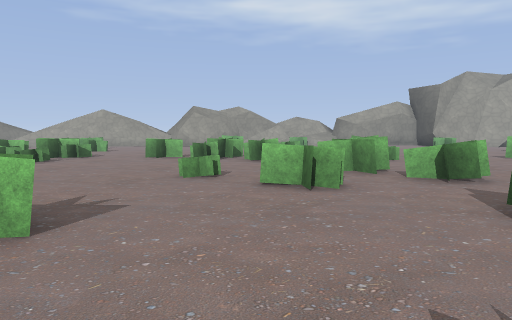
[1] (above)

24 first-person views from a walk through a 3-D level made in the Godot game engine. The camera is 1.4 m above the floor, tilts 4° down and sees 70° across. The floor is counted in squares, 2 m on a side. Each view is taken from the middle of a square. On the plan, view 1 faces up. The plan holds only what a view shows up to about 11 squares ahead; the rest is blank. The place goes on beyond the plan. Characters and animated objects are not drawn. Some surface patterns are stand-ins.

[2]
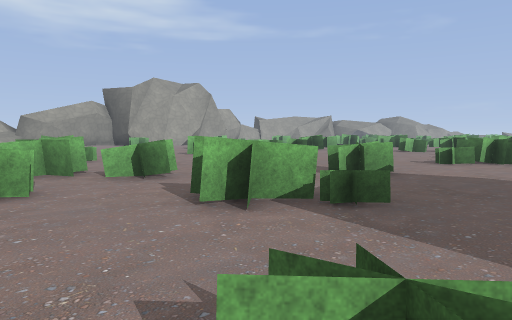

[3]
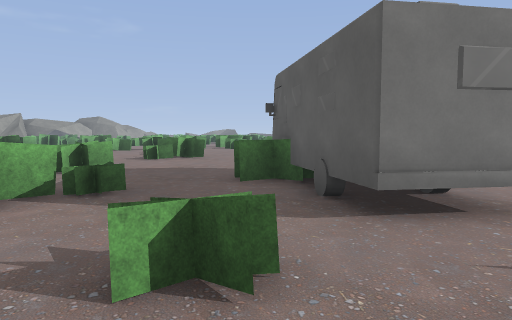

[4]
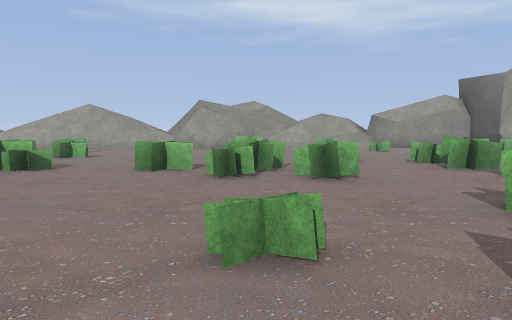

[5]
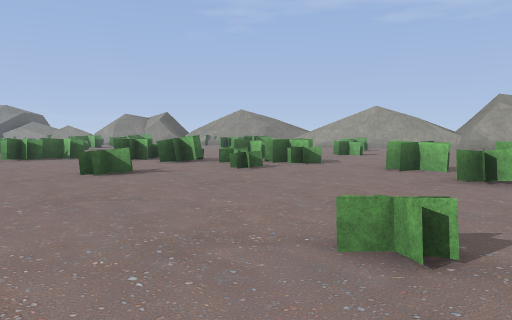

[6]
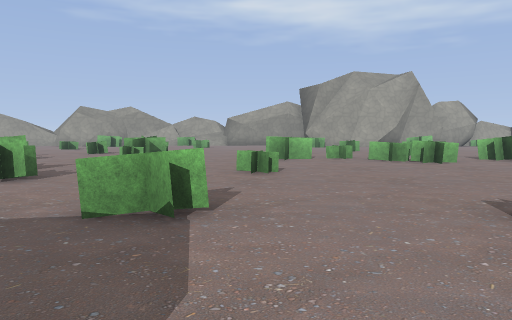

[7]
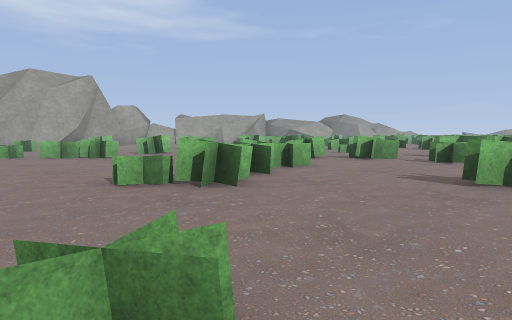

[8]
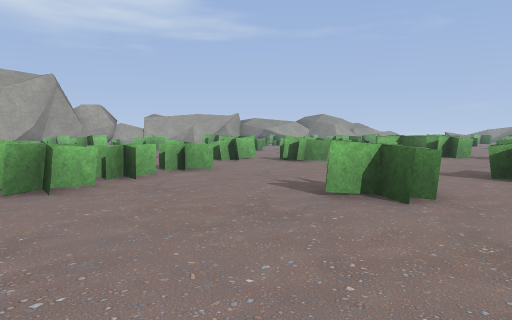

[9]
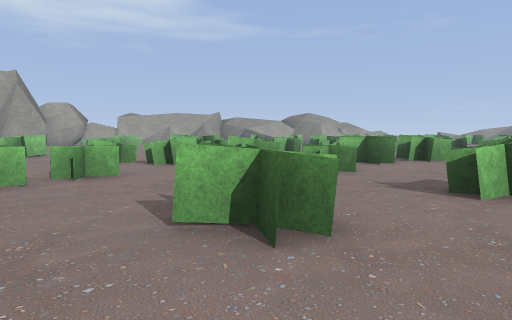

[10]
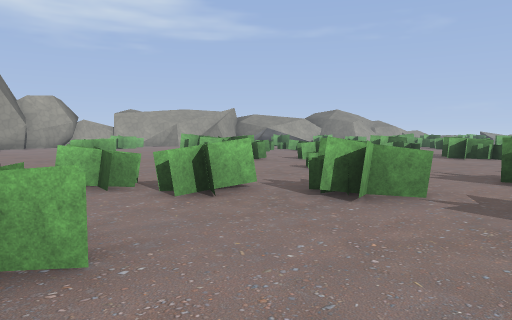

[11]
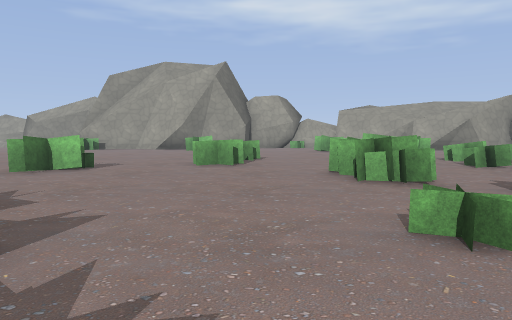

[12]
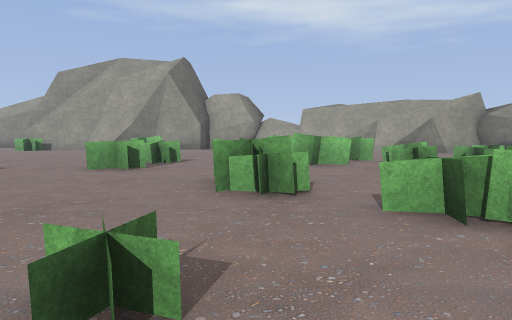

[13]
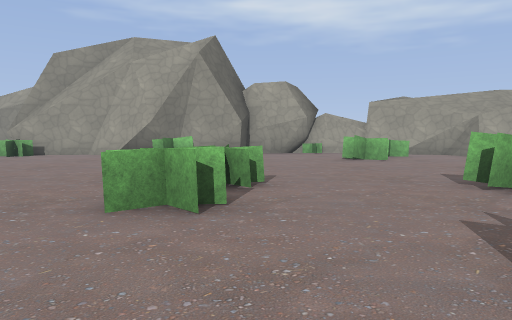

[14]
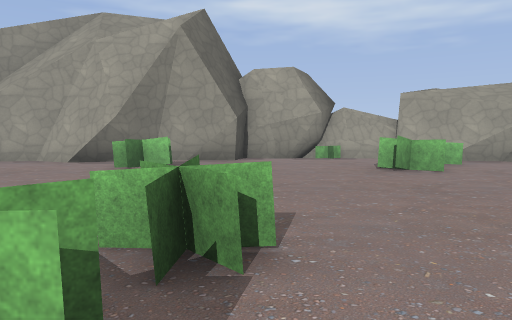

[15]
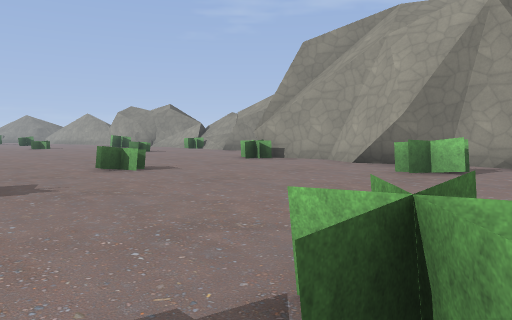

[16]
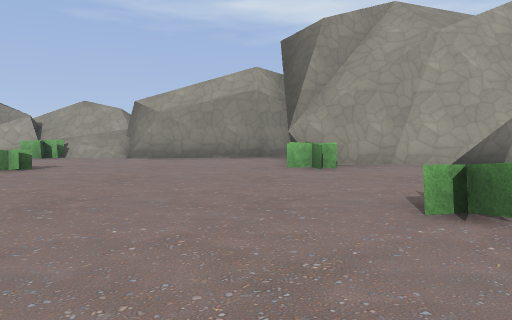

[17]
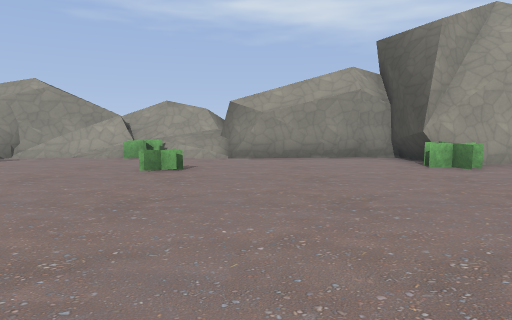

[18]
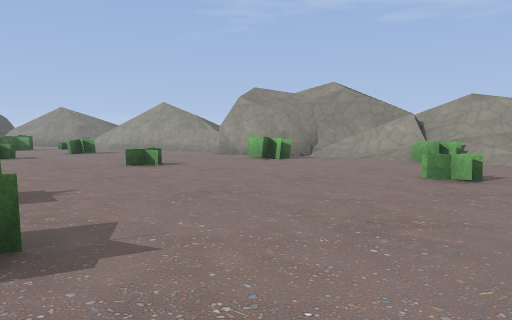

[19]
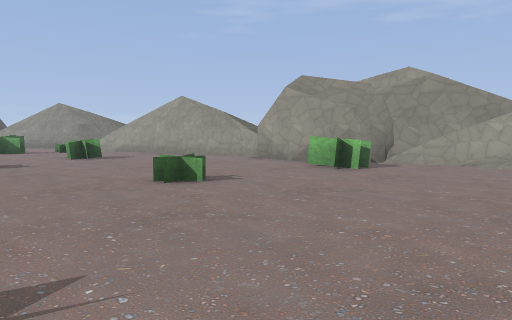

[20]
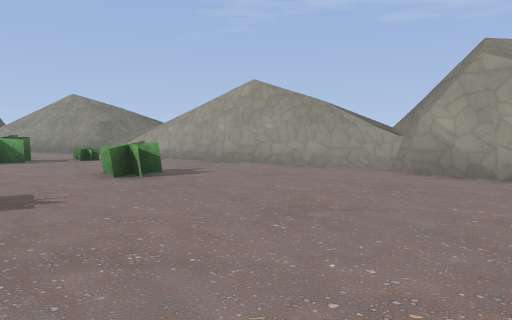

[21]
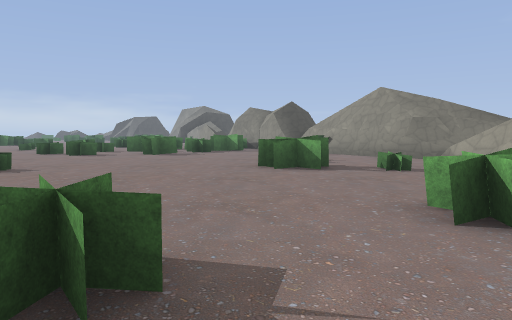

[22]
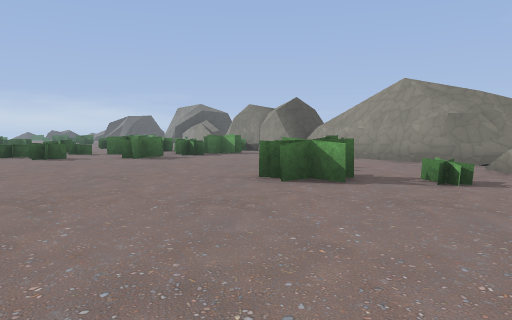

[23]
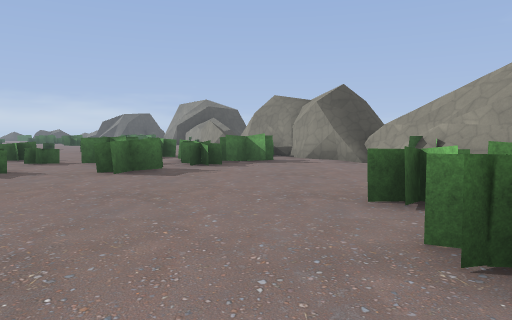

[24]
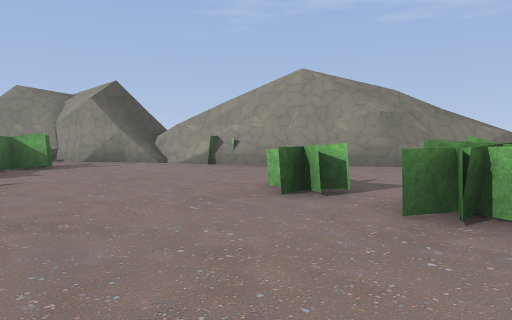

### Floor plan
Key: @ floor where view 1 was taken; # wall or solid block; x gap in a wall; . floor; = window, fence, low wall or low ledge; ^ raised ledge.
Columns run from 24 left of view 1 to 25 right of it. Each row starts with its distance up from view 1.
 23                       ####===######
 22          ##    =#######...........#      #######
 21         ##.#####......==..........########.....##=
 20       ###.........................#...#....... =.#
 19     ###.....=...............=..........##........
 18   #=#...........=............................=...
 17  ^^#.....=.=..........=.........................
 16 ##....................................... ......
 15 #  =.............==................=..... .....
 14    ===..........  .......=....................#=
 13    ##.=........   ..... . .==............==..##x=x
 12     #.#........ = ..... ...x= .  .    ...#...... =
 11     =.......=   x ==.=.=..... ..==. ...........=
 10    .=.==...   = #=....=x=...= ..=.==..=.........
  9    =. =...    =.=.=.......... .....=#.......=..
  8    =        #...............................#..
  7             =....=........=....=.............==
  6             ...........=...=...........=.......
  5                 .........=.......... ...=..=..
  4                      ............... ...#........=
  3                       #....=..=..=x#==...=........
  2                        ....#......=#.......##
  1                        ..................=.##=
  0                        .@=...=................
 -1                          .#####=.....=.......=
 -2                          .#    .........=
 -3                                  ......

Positions as (right, up) in squares from view 1, and headings:
1: (0, 0), facing up
2: (0, 0), facing up-right
3: (-1, 0), facing right
4: (-1, 4), facing up
5: (0, 4), facing up-left
6: (7, 0), facing up
7: (7, -2), facing up-right
8: (9, -3), facing up-right
9: (11, -3), facing up-right
10: (13, 1), facing up-right
11: (18, 3), facing up
12: (20, 4), facing up
13: (18, 8), facing up
14: (18, 11), facing up
15: (18, 12), facing up-left
16: (9, 12), facing up
17: (6, 12), facing up
18: (6, 13), facing up-left
19: (3, 14), facing up-left
20: (-2, 15), facing up-left
21: (-5, 16), facing left
22: (-7, 16), facing left
23: (-11, 15), facing left
24: (-12, 13), facing up-left
